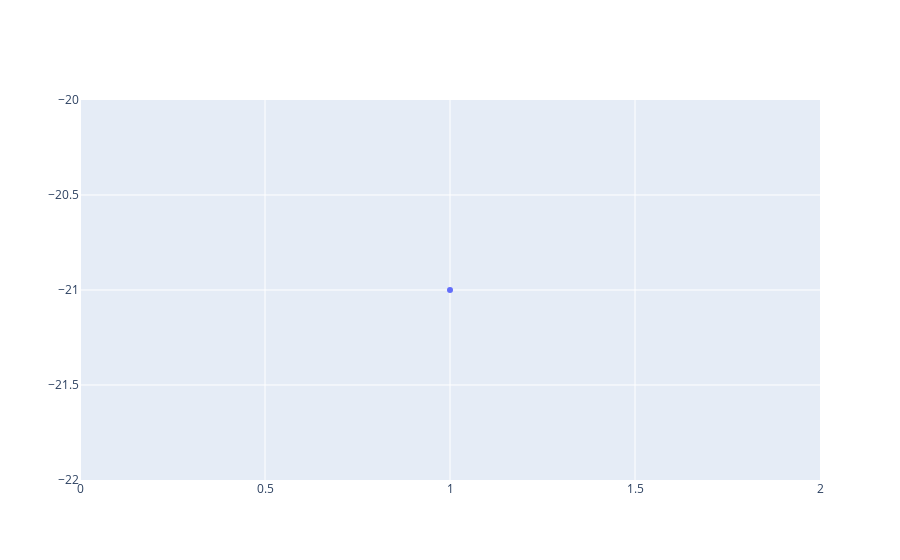

Write notebook code for a chart like this one.
### Code cell
fig = go.Figure()
fig.add_trace(
    go.Scatter(x=[i + 1 for i in range(len(rwds))],
               y = [r for r in rwds])
)
# fig.update_yaxes(type="log")
# fig.update_layout(yaxis_type="log")
fig.show()

### Figure 1 — Plotly figure (JSON) as saved in the notebook; plotly's stock layout.template omitted (floating-point values rounded to 4 significant figures)
{"data": [{"type": "scatter", "x": [1], "y": [-21]}], "layout": {}}
